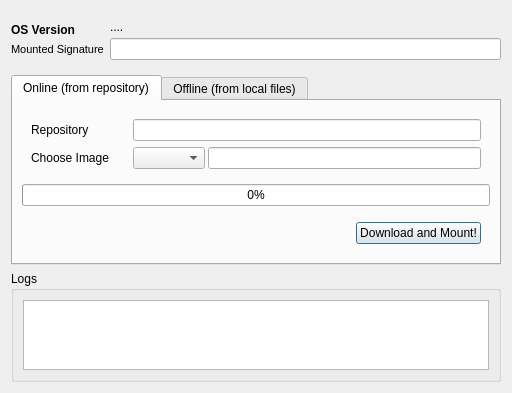
<?xml version="1.0" encoding="UTF-8"?>
<ui version="4.0">
 <class>ImageMounter</class>
 <widget class="QDialog" name="ImageMounter">
  <property name="geometry">
   <rect>
    <x>0</x>
    <y>0</y>
    <width>512</width>
    <height>384</height>
   </rect>
  </property>
  <property name="windowTitle">
   <string>Developer Image Mounter</string>
  </property>
  <layout class="QVBoxLayout" name="verticalLayout_5">
   <item>
    <widget class="QWidget" name="widget_10" native="true">
     <property name="sizePolicy">
      <sizepolicy hsizetype="Preferred" vsizetype="Fixed">
       <horstretch>0</horstretch>
       <verstretch>0</verstretch>
      </sizepolicy>
     </property>
     <layout class="QHBoxLayout" name="horizontalLayout_11">
      <property name="leftMargin">
       <number>0</number>
      </property>
      <property name="rightMargin">
       <number>0</number>
      </property>
      <item>
       <widget class="QWidget" name="widget_20" native="true">
        <property name="sizePolicy">
         <sizepolicy hsizetype="Fixed" vsizetype="Fixed">
          <horstretch>0</horstretch>
          <verstretch>0</verstretch>
         </sizepolicy>
        </property>
        <layout class="QVBoxLayout" name="verticalLayout_6">
         <property name="spacing">
          <number>6</number>
         </property>
         <property name="leftMargin">
          <number>0</number>
         </property>
         <property name="topMargin">
          <number>0</number>
         </property>
         <property name="rightMargin">
          <number>0</number>
         </property>
         <property name="bottomMargin">
          <number>0</number>
         </property>
         <item>
          <widget class="QLabel" name="label_5">
           <property name="sizePolicy">
            <sizepolicy hsizetype="Fixed" vsizetype="Preferred">
             <horstretch>0</horstretch>
             <verstretch>0</verstretch>
            </sizepolicy>
           </property>
           <property name="font">
            <font>
             <pointsize>9</pointsize>
             <weight>75</weight>
             <bold>true</bold>
            </font>
           </property>
           <property name="text">
            <string>OS Version</string>
           </property>
          </widget>
         </item>
         <item>
          <widget class="QLabel" name="label_14">
           <property name="sizePolicy">
            <sizepolicy hsizetype="Fixed" vsizetype="Preferred">
             <horstretch>0</horstretch>
             <verstretch>0</verstretch>
            </sizepolicy>
           </property>
           <property name="font">
            <font>
             <pointsize>8</pointsize>
             <weight>50</weight>
             <bold>false</bold>
            </font>
           </property>
           <property name="text">
            <string>Mounted Signature</string>
           </property>
          </widget>
         </item>
        </layout>
       </widget>
      </item>
      <item>
       <widget class="QWidget" name="widget_21" native="true">
        <property name="sizePolicy">
         <sizepolicy hsizetype="Preferred" vsizetype="Fixed">
          <horstretch>0</horstretch>
          <verstretch>0</verstretch>
         </sizepolicy>
        </property>
        <layout class="QVBoxLayout" name="verticalLayout_8">
         <property name="spacing">
          <number>4</number>
         </property>
         <property name="leftMargin">
          <number>0</number>
         </property>
         <property name="topMargin">
          <number>0</number>
         </property>
         <property name="rightMargin">
          <number>0</number>
         </property>
         <property name="bottomMargin">
          <number>0</number>
         </property>
         <item>
          <widget class="QLabel" name="OSVersion">
           <property name="text">
            <string>....</string>
           </property>
           <property name="textFormat">
            <enum>Qt::PlainText</enum>
           </property>
          </widget>
         </item>
         <item>
          <widget class="QLineEdit" name="Signatures">
           <property name="sizePolicy">
            <sizepolicy hsizetype="Preferred" vsizetype="Fixed">
             <horstretch>0</horstretch>
             <verstretch>0</verstretch>
            </sizepolicy>
           </property>
           <property name="acceptDrops">
            <bool>false</bool>
           </property>
           <property name="readOnly">
            <bool>true</bool>
           </property>
          </widget>
         </item>
        </layout>
       </widget>
      </item>
     </layout>
    </widget>
   </item>
   <item>
    <widget class="QTabWidget" name="tabWidget">
     <property name="currentIndex">
      <number>0</number>
     </property>
     <widget class="QWidget" name="onlineTab">
      <attribute name="title">
       <string>Online (from repository)</string>
      </attribute>
      <layout class="QVBoxLayout" name="verticalLayout_10">
       <item>
        <widget class="QWidget" name="widget_9" native="true">
         <layout class="QHBoxLayout" name="horizontalLayout_5">
          <property name="leftMargin">
           <number>0</number>
          </property>
          <property name="topMargin">
           <number>0</number>
          </property>
          <property name="rightMargin">
           <number>0</number>
          </property>
          <property name="bottomMargin">
           <number>0</number>
          </property>
          <item>
           <widget class="QWidget" name="widget_6" native="true">
            <property name="sizePolicy">
             <sizepolicy hsizetype="Minimum" vsizetype="Preferred">
              <horstretch>0</horstretch>
              <verstretch>0</verstretch>
             </sizepolicy>
            </property>
            <layout class="QVBoxLayout" name="verticalLayout_7">
             <item>
              <widget class="QLabel" name="label_3">
               <property name="text">
                <string>Repository</string>
               </property>
              </widget>
             </item>
             <item>
              <widget class="QLabel" name="label_4">
               <property name="text">
                <string>Choose Image</string>
               </property>
              </widget>
             </item>
            </layout>
           </widget>
          </item>
          <item>
           <widget class="QWidget" name="widget_7" native="true">
            <property name="sizePolicy">
             <sizepolicy hsizetype="Preferred" vsizetype="Fixed">
              <horstretch>0</horstretch>
              <verstretch>0</verstretch>
             </sizepolicy>
            </property>
            <layout class="QVBoxLayout" name="verticalLayout_9">
             <item>
              <widget class="QLineEdit" name="repoEdit"/>
             </item>
             <item>
              <widget class="QWidget" name="widget_8" native="true">
               <property name="sizePolicy">
                <sizepolicy hsizetype="Preferred" vsizetype="Preferred">
                 <horstretch>0</horstretch>
                 <verstretch>0</verstretch>
                </sizepolicy>
               </property>
               <layout class="QHBoxLayout" name="horizontalLayout_6">
                <property name="spacing">
                 <number>3</number>
                </property>
                <property name="leftMargin">
                 <number>0</number>
                </property>
                <property name="topMargin">
                 <number>0</number>
                </property>
                <property name="rightMargin">
                 <number>0</number>
                </property>
                <property name="bottomMargin">
                 <number>0</number>
                </property>
                <item>
                 <widget class="QComboBox" name="imageBox"/>
                </item>
                <item>
                 <widget class="QLineEdit" name="imageStatus">
                  <property name="readOnly">
                   <bool>true</bool>
                  </property>
                 </widget>
                </item>
               </layout>
              </widget>
             </item>
            </layout>
           </widget>
          </item>
         </layout>
        </widget>
       </item>
       <item>
        <widget class="QProgressBar" name="progressBar">
         <property name="value">
          <number>0</number>
         </property>
         <property name="alignment">
          <set>Qt::AlignCenter</set>
         </property>
        </widget>
       </item>
       <item>
        <widget class="QWidget" name="widget_11" native="true">
         <layout class="QHBoxLayout" name="horizontalLayout_4">
          <item>
           <spacer name="horizontalSpacer_2">
            <property name="orientation">
             <enum>Qt::Horizontal</enum>
            </property>
            <property name="sizeHint" stdset="0">
             <size>
              <width>332</width>
              <height>20</height>
             </size>
            </property>
           </spacer>
          </item>
          <item>
           <widget class="QPushButton" name="mount2Btn">
            <property name="text">
             <string>Download and Mount!</string>
            </property>
           </widget>
          </item>
         </layout>
        </widget>
       </item>
      </layout>
     </widget>
     <widget class="QWidget" name="offlineTab">
      <attribute name="title">
       <string>Offline (from local files)</string>
      </attribute>
      <layout class="QVBoxLayout" name="verticalLayout_4">
       <item>
        <widget class="QWidget" name="widget_4" native="true">
         <layout class="QHBoxLayout" name="horizontalLayout_3">
          <property name="leftMargin">
           <number>0</number>
          </property>
          <property name="topMargin">
           <number>0</number>
          </property>
          <property name="rightMargin">
           <number>0</number>
          </property>
          <property name="bottomMargin">
           <number>0</number>
          </property>
          <item>
           <widget class="QWidget" name="widget" native="true">
            <layout class="QVBoxLayout" name="verticalLayout">
             <item>
              <widget class="QLabel" name="label">
               <property name="text">
                <string>Image file</string>
               </property>
              </widget>
             </item>
             <item>
              <widget class="QLabel" name="label_2">
               <property name="text">
                <string>Signature file</string>
               </property>
              </widget>
             </item>
            </layout>
           </widget>
          </item>
          <item>
           <widget class="QWidget" name="widget_2" native="true">
            <layout class="QVBoxLayout" name="verticalLayout_2">
             <item>
              <widget class="QLineEdit" name="imageEdit"/>
             </item>
             <item>
              <widget class="QLineEdit" name="signatureEdit"/>
             </item>
            </layout>
           </widget>
          </item>
          <item>
           <widget class="QWidget" name="widget_3" native="true">
            <layout class="QVBoxLayout" name="verticalLayout_3">
             <item>
              <widget class="QPushButton" name="imageBtn">
               <property name="text">
                <string>Browse...</string>
               </property>
              </widget>
             </item>
             <item>
              <widget class="QPushButton" name="signatureBtn">
               <property name="text">
                <string>Browse...</string>
               </property>
              </widget>
             </item>
            </layout>
           </widget>
          </item>
         </layout>
        </widget>
       </item>
       <item>
        <widget class="QWidget" name="widget_5" native="true">
         <layout class="QHBoxLayout" name="horizontalLayout_2">
          <property name="topMargin">
           <number>0</number>
          </property>
          <property name="bottomMargin">
           <number>0</number>
          </property>
          <item>
           <spacer name="horizontalSpacer">
            <property name="orientation">
             <enum>Qt::Horizontal</enum>
            </property>
            <property name="sizeHint" stdset="0">
             <size>
              <width>363</width>
              <height>20</height>
             </size>
            </property>
           </spacer>
          </item>
          <item>
           <widget class="QPushButton" name="mountBtn">
            <property name="text">
             <string>Mount !</string>
            </property>
           </widget>
          </item>
         </layout>
        </widget>
       </item>
      </layout>
     </widget>
    </widget>
   </item>
   <item>
    <widget class="QGroupBox" name="groupBox">
     <property name="title">
      <string>Logs</string>
     </property>
     <layout class="QHBoxLayout" name="horizontalLayout">
      <item>
       <widget class="QTextEdit" name="logField">
        <property name="readOnly">
         <bool>true</bool>
        </property>
       </widget>
      </item>
     </layout>
    </widget>
   </item>
  </layout>
 </widget>
 <resources/>
 <connections/>
</ui>
